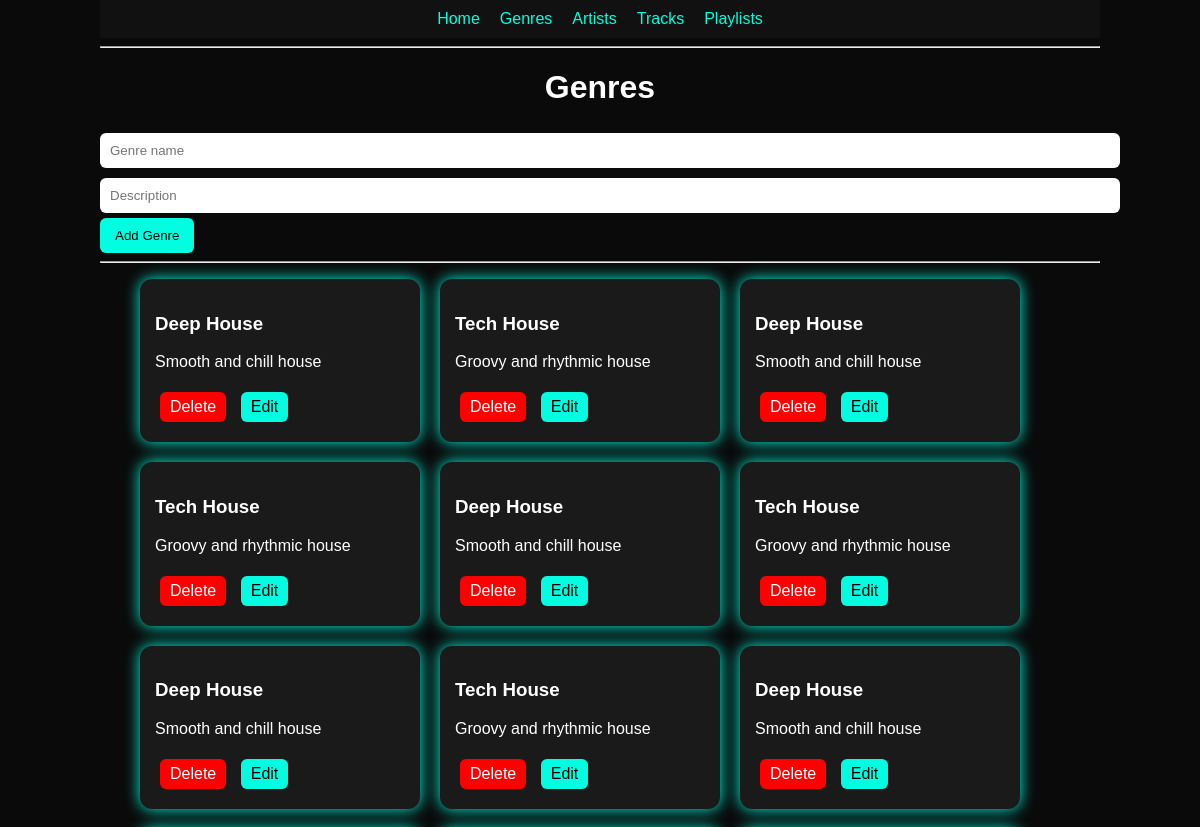
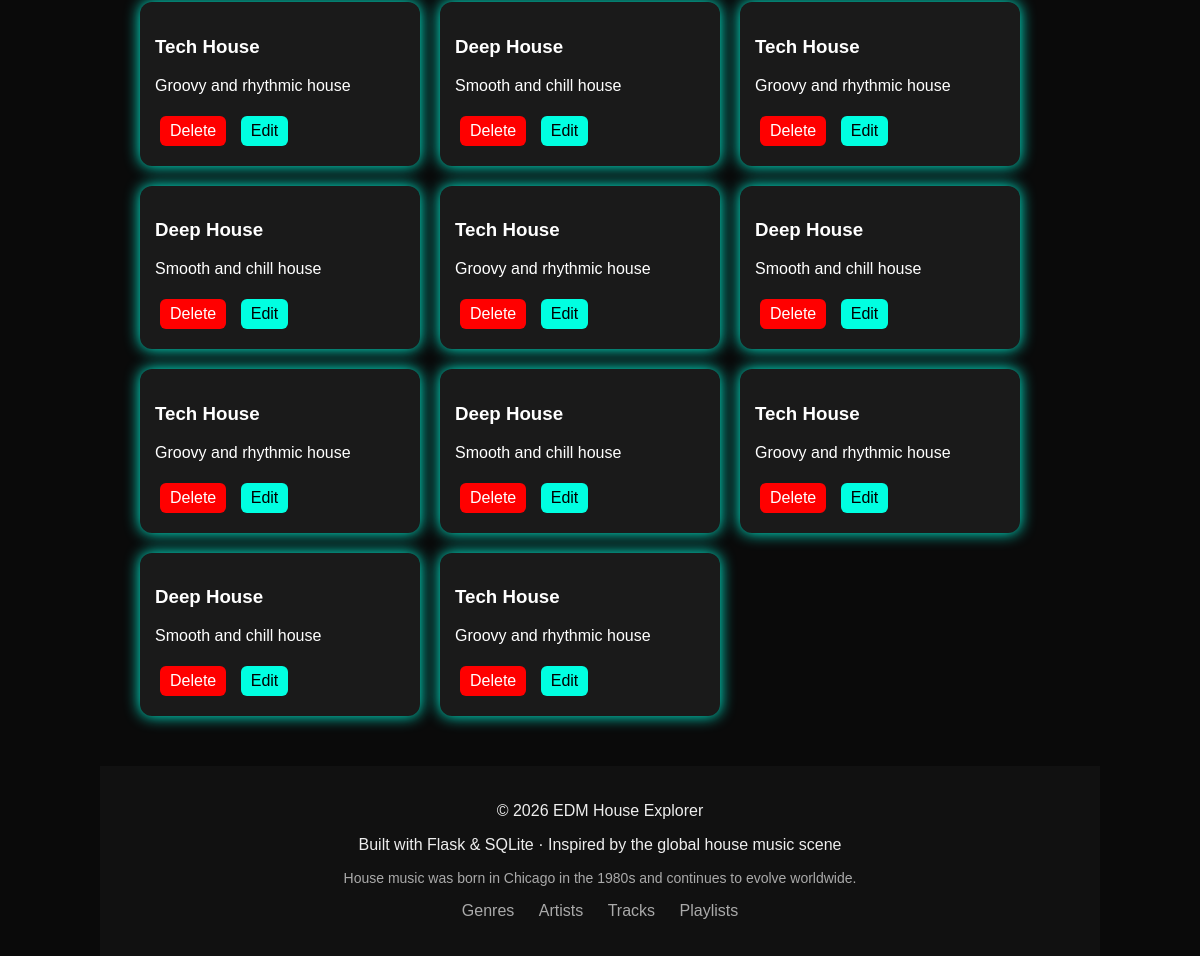
Page /genres on the earlier database version (2 pictures, top to bottom).
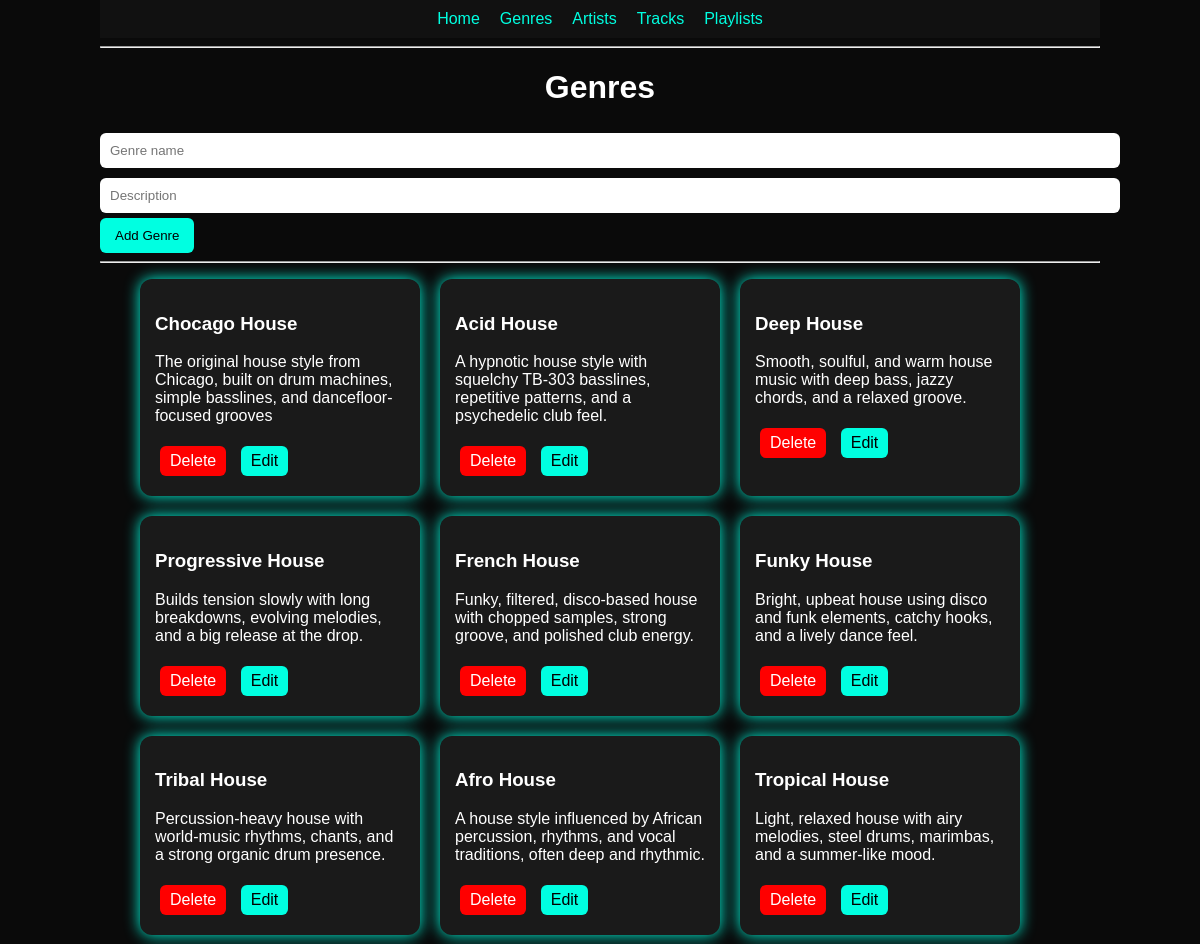
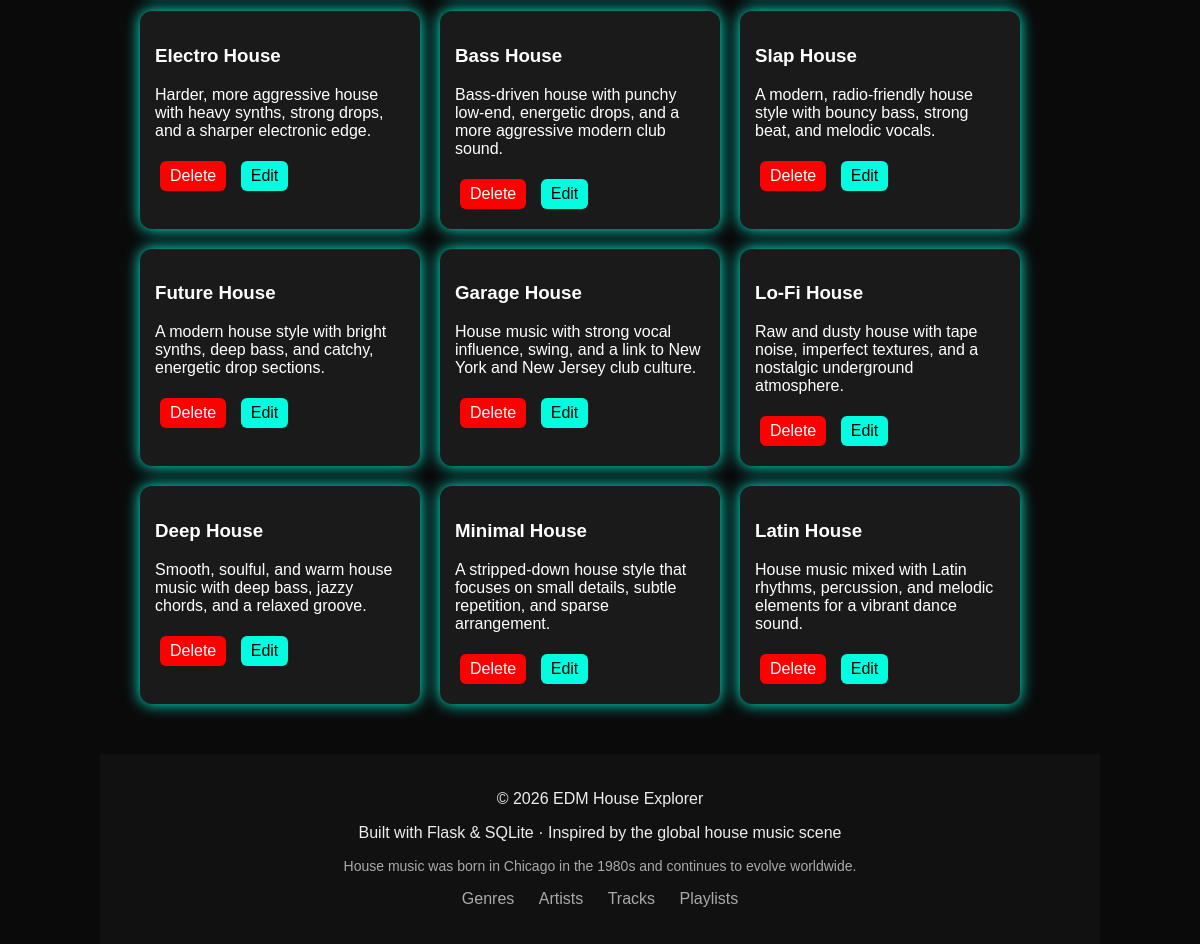
Same page on the later database version (2 pictures, top to bottom).
### tables this page shows
CREATE TABLE genres (
        id INTEGER PRIMARY KEY AUTOINCREMENT,
        name TEXT NOT NULL,
        description TEXT
    );

### app.py (the view)
@app.route("/genres")
def genres():
    conn = sqlite3.connect("database.db")
    cursor = conn.cursor()
    cursor.execute("SELECT * FROM genres")
    genres = cursor.fetchall()
    conn.close()
    return render_template("genres.html", genres=genres)

### templates/genres.html
{% extends "base.html" %}
{% block content %}
<h1>Genres</h1>
<form action="/add_genre" method="POST">
    <input type="text" name="name" placeholder="Genre name" required>
    <input type="text" name="description" placeholder="Description">
    <button type="submit">Add Genre</button>
</form>
<hr>
<ul>
    <div class="card-container">
    {% for genre in genres %}
        <div class="card">
            <h3>{{ genre[1] }}</h3>
            <p>{{ genre[2] }}</p>
            <a class="btn delete" href="/delete_genre/{{ genre[0] }}">Delete</a>
            <a class="btn edit" href="/edit_genre/{{ genre[0] }}">Edit</a>
        </div>
    {% endfor %}
    </div>
</ul>
{% endblock %}

### templates/base.html (shortened to what this page needs)
<!DOCTYPE html>
<html>
<head>
    <link rel="stylesheet" href="{{ url_for('static', filename='style.css') }}">
</head>
<body>
    <nav>
        <a href="/">Home</a>
        <a href="/genres">Genres</a>
        <a href="/artists">Artists</a>
        <a href="/tracks">Tracks</a>
        <a href="/playlists">Playlists</a>
    </nav>
    <hr>
    {% block content %}{% endblock %}
    <footer style="margin-top: 50px; padding: 20px; background-color: #111; color: #eee; text-align: center;">
    <p>© 2026 EDM House Explorer</p>
    <p>
        Built with Flask & SQLite · Inspired by the global house music scene
    </p>
    <p style="font-size: 14px; color: #aaa;">
        House music was born in Chicago in the 1980s and continues to evolve worldwide.
    </p>
    <p>
        <a href="/genres" style="color: #aaa; margin: 0 10px;">Genres</a>
        <a href="/artists" style="color: #aaa; margin: 0 10px;">Artists</a>
        <a href="/tracks" style="color: #aaa; margin: 0 10px;">Tracks</a>
        <a href="/playlists" style="color: #aaa; margin: 0 10px;">Playlists</a>
    </p>
</footer>
</body>
</html>

### static/style.css (style rules this page uses)
body { background-color: #0a0a0a; color: white; font-family: Arial, sans-serif; max-width: 1000px; margin: auto; }
nav { background: #111; padding: 10px; display: flex; justify-content: center; gap: 20px; }
nav a { color: #00ffe1; text-decoration: none; }
input, select { width: 100%; padding: 10px; margin: 5px 0; border-radius: 6px; border: none; }
button { padding: 10px 15px; background: #00ffe1; border: none; border-radius: 6px; cursor: pointer; }
.btn { display: inline-block; padding: 6px 10px; margin: 5px; border-radius: 6px; text-decoration: none; }
.edit { background: #00ffe1; color: black; }
.delete { background: red; color: white; }
.card-container { display: flex; flex-wrap: wrap; gap: 20px; }
.card { background: #1a1a1a; padding: 15px; border-radius: 12px; width: 250px; box-shadow: 0 0 15px #00ffe1; }
h1 { text-align: center; }
footer { margin-top: 50px; padding: 20px; background-color: #111; color: #eee; text-align: center; }
footer a { color: #aaa; margin: 0 10px; text-decoration: none; }

Differences in the rows shown:
removed genres: name "Deep House", description "Smooth and chill house"
removed genres: name "Tech House", description "Groovy and rhythmic house"
changed genres: name "Deep House" → "Chocago House"; description "Smooth and chill house" → "The original house style from Chicago, built on drum machines, simple basslines, and dancefloor-focused grooves"
changed genres: name "Tech House" → "Acid House"; description "Groovy and rhythmic house" → "A hypnotic house style with squelchy TB-303 basslines, repetitive patterns, and a psychedelic club feel."
changed genres (number 3 of 18 on the later page): description "Smooth and chill house" → "Smooth, soulful, and warm house music with deep bass, jazzy chords, and a relaxed groove."
changed genres: name "Tech House" → "Progressive House"; description "Groovy and rhythmic house" → "Builds tension slowly with long breakdowns, evolving melodies, and a big release at the drop."
changed genres: name "Deep House" → "French House"; description "Smooth and chill house" → "Funky, filtered, disco-based house with chopped samples, strong groove, and polished club energy."
changed genres: name "Tech House" → "Funky House"; description "Groovy and rhythmic house" → "Bright, upbeat house using disco and funk elements, catchy hooks, and a lively dance feel."
changed genres: name "Deep House" → "Tribal House"; description "Smooth and chill house" → "Percussion-heavy house with world-music rhythms, chants, and a strong organic drum presence."
changed genres: name "Tech House" → "Afro House"; description "Groovy and rhythmic house" → "A house style influenced by African percussion, rhythms, and vocal traditions, often deep and rhythmic."
changed genres: name "Deep House" → "Tropical House"; description "Smooth and chill house" → "Light, relaxed house with airy melodies, steel drums, marimbas, and a summer-like mood."
changed genres: name "Tech House" → "Electro House"; description "Groovy and rhythmic house" → "Harder, more aggressive house with heavy synths, strong drops, and a sharper electronic edge."
changed genres: name "Deep House" → "Bass House"; description "Smooth and chill house" → "Bass-driven house with punchy low-end, energetic drops, and a more aggressive modern club sound."
changed genres: name "Tech House" → "Slap House"; description "Groovy and rhythmic house" → "A modern, radio-friendly house style with bouncy bass, strong beat, and melodic vocals."
changed genres: name "Deep House" → "Future House"; description "Smooth and chill house" → "A modern house style with bright synths, deep bass, and catchy, energetic drop sections."
changed genres: name "Tech House" → "Garage House"; description "Groovy and rhythmic house" → "House music with strong vocal influence, swing, and a link to New York and New Jersey club culture."
changed genres: name "Deep House" → "Lo-Fi House"; description "Smooth and chill house" → "Raw and dusty house with tape noise, imperfect textures, and a nostalgic underground atmosphere."
changed genres (number 16 of 18 on the later page): name "Tech House" → "Deep House"; description "Groovy and rhythmic house" → "Smooth, soulful, and warm house music with deep bass, jazzy chords, and a relaxed groove."
changed genres: name "Deep House" → "Minimal House"; description "Smooth and chill house" → "A stripped-down house style that focuses on small details, subtle repetition, and sparse arrangement."
changed genres: name "Tech House" → "Latin House"; description "Groovy and rhythmic house" → "House music mixed with Latin rhythms, percussion, and melodic elements for a vibrant dance sound."
